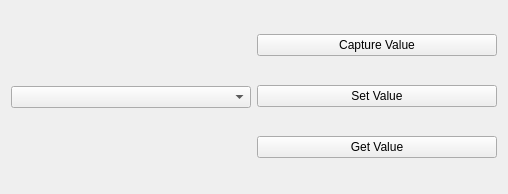
<?xml version="1.0" encoding="UTF-8"?>
<ui version="4.0">
 <class>Widget</class>
 <widget class="QWidget" name="Widget">
  <property name="geometry">
   <rect>
    <x>0</x>
    <y>0</y>
    <width>508</width>
    <height>194</height>
   </rect>
  </property>
  <property name="windowTitle">
   <string>Widget</string>
  </property>
  <layout class="QHBoxLayout" name="horizontalLayout">
   <item>
    <widget class="QComboBox" name="comboBox"/>
   </item>
   <item>
    <layout class="QVBoxLayout" name="verticalLayout">
     <item>
      <widget class="QPushButton" name="captureValueButton">
       <property name="text">
        <string>Capture Value</string>
       </property>
      </widget>
     </item>
     <item>
      <widget class="QPushButton" name="setValueButton">
       <property name="text">
        <string>Set Value</string>
       </property>
      </widget>
     </item>
     <item>
      <widget class="QPushButton" name="getValueButton">
       <property name="text">
        <string>Get Value</string>
       </property>
      </widget>
     </item>
    </layout>
   </item>
  </layout>
 </widget>
 <resources/>
 <connections/>
</ui>
